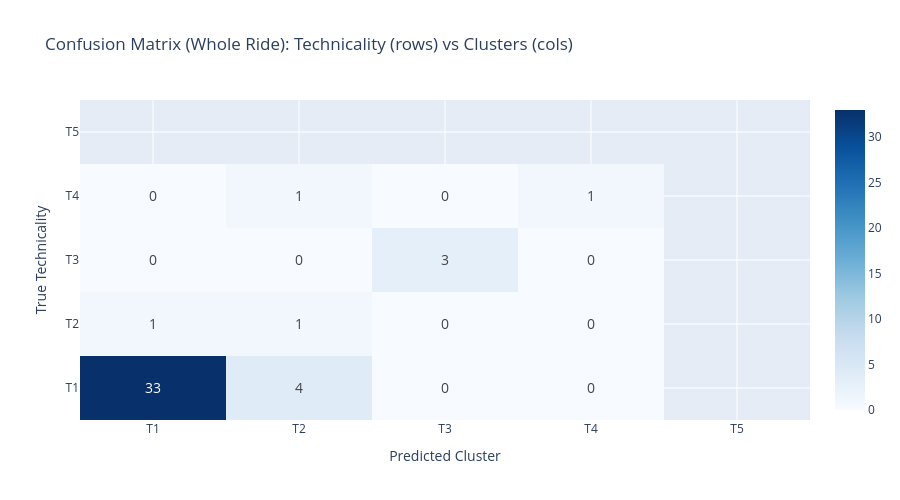

The code cell stored with this chart in its notebook:
### Code cell
## plot confusion matrix of whole ride clustering using labeled segments in segments_manually_labeled
from sklearn.metrics import confusion_matrix
conf_matrix_whole = confusion_matrix(Whole_df_labeled['technicality'], Whole_df_labeled['manual_cluster'])
import plotly.graph_objects as go
fig = go.Figure(data=go.Heatmap(
    z=conf_matrix_whole,
    x=[f'T{i}' for i in range(1,6)],
    y=[f'T{i}' for i in range(1,6)],
    colorscale='Blues',
    text=conf_matrix_whole,
    texttemplate='%{text}',
    textfont={"size": 14}
))
fig.update_layout(
    title='Confusion Matrix (Whole Ride): Technicality (rows) vs Clusters (cols)',
    xaxis_title='Predicted Cluster',
    yaxis_title='True Technicality',
    height=500
)
fig.show()

### Figure 1 — Plotly figure (JSON) as saved in the notebook; plotly's stock layout.template omitted (floating-point values rounded to 4 significant figures)
{"data": [{"colorscale": [[0, "rgb(247,251,255)"], [0.125, "rgb(222,235,247)"], [0.25, "rgb(198,219,239)"], [0.375, "rgb(158,202,225)"], [0.5, "rgb(107,174,214)"], [0.625, "rgb(66,146,198)"], [0.75, "rgb(33,113,181)"], [0.875, "rgb(8,81,156)"], [1, "rgb(8,48,107)"]], "text": [[33, 4, 0, 0], [1, 1, 0, 0], [0, 0, 3, 0], [0, 1, 0, 1]], "textfont": {"size": 14}, "texttemplate": "%{text}", "type": "heatmap", "x": ["T1", "T2", "T3", "T4", "T5"], "y": ["T1", "T2", "T3", "T4", "T5"], "z": [[33, 4, 0, 0], [1, 1, 0, 0], [0, 0, 3, 0], [0, 1, 0, 1]]}], "layout": {"height": 500, "title": {"text": "Confusion Matrix (Whole Ride): Technicality (rows) vs Clusters (cols)"}, "xaxis": {"title": {"text": "Predicted Cluster"}}, "yaxis": {"title": {"text": "True Technicality"}}}}
